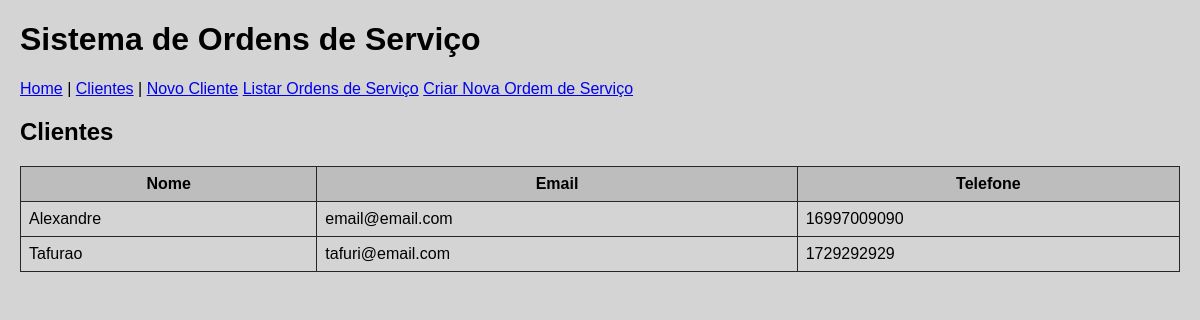
Before: /clientes with the older database file.
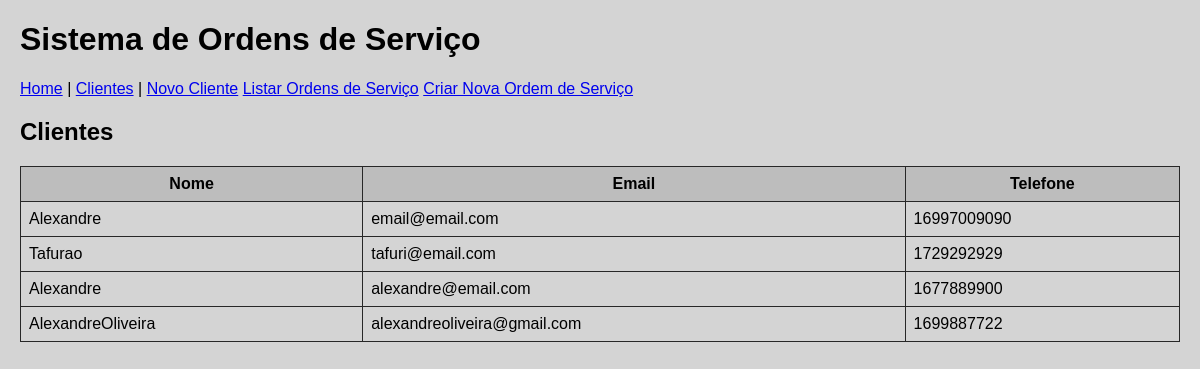
After: the same page with the newer database file.
### models.py (models this page shows)
class Cliente(Base):
    __tablename__ = "clientes"
    id = Column(Integer, primary_key=True, index=True)
    nome = Column(String, index=True)
    email = Column(String, unique=True, index=True)
    telefone = Column(String)
    ordens_servico = relationship("OrdemServico", back_populates="cliente")

### app.py (the view)
@app.get("/clientes", response_class=HTMLResponse)
def listar_clientes(request: Request, db: Session = Depends(get_db)):
    clientes = db.query(models.Cliente).all()
    return templates.TemplateResponse("clientes.html", {"request": request, "clientes": clientes})

### templates/clientes.html
{% extends "base.html" %}
{% block content %}
<h2>Clientes</h2>
<table>
    <tr>
        <th>Nome</th>
        <th>Email</th>
        <th>Telefone</th>
    </tr>
    {% for cliente in clientes %}
    <tr>
        <td>{{ cliente.nome }}</td>
        <td>{{ cliente.email }}</td>
        <td>{{ cliente.telefone }}</td>
    </tr>
    {% endfor %}
</table>
{% endblock %}

### templates/base.html (shortened to what this page needs)
<!DOCTYPE html>
<html lang="en">
<head>
    <link rel="stylesheet" href="/static/style.css">
</head>
<body>
    <header>
        <h1>Sistema de Ordens de Serviço</h1>
        <nav>
            <a href="/">Home</a> |
            <a href="/clientes">Clientes</a> |
            <a href="/clientes/novo">Novo Cliente</a>
            <a href="/ordens_de_servico">Listar Ordens de Serviço</a>
            <a href="/criar_ordem_de_servico">Criar Nova Ordem de Serviço</a>
        </nav>
    </header>
    <main>
        {% block content %}{% endblock %}
    </main>
</body>
</html>

### static/style.css (style rules this page uses)
body { font-family: Arial, sans-serif; margin: 20px; background: #d4d4d4; }
header { margin-bottom: 20px; }
table { width: 100%; border-collapse: collapse; }
th, td { border: 1px solid #272727; padding: 8px; }
th { background-color: #bdbdbd; }

Changed rows visible on the page:
added Cliente: nome "Alexandre", email "alexandre@email.com", telefone "1677889900"
added Cliente: nome "AlexandreOliveira", email "alexandreoliveira@gmail.com", telefone "1699887722"
